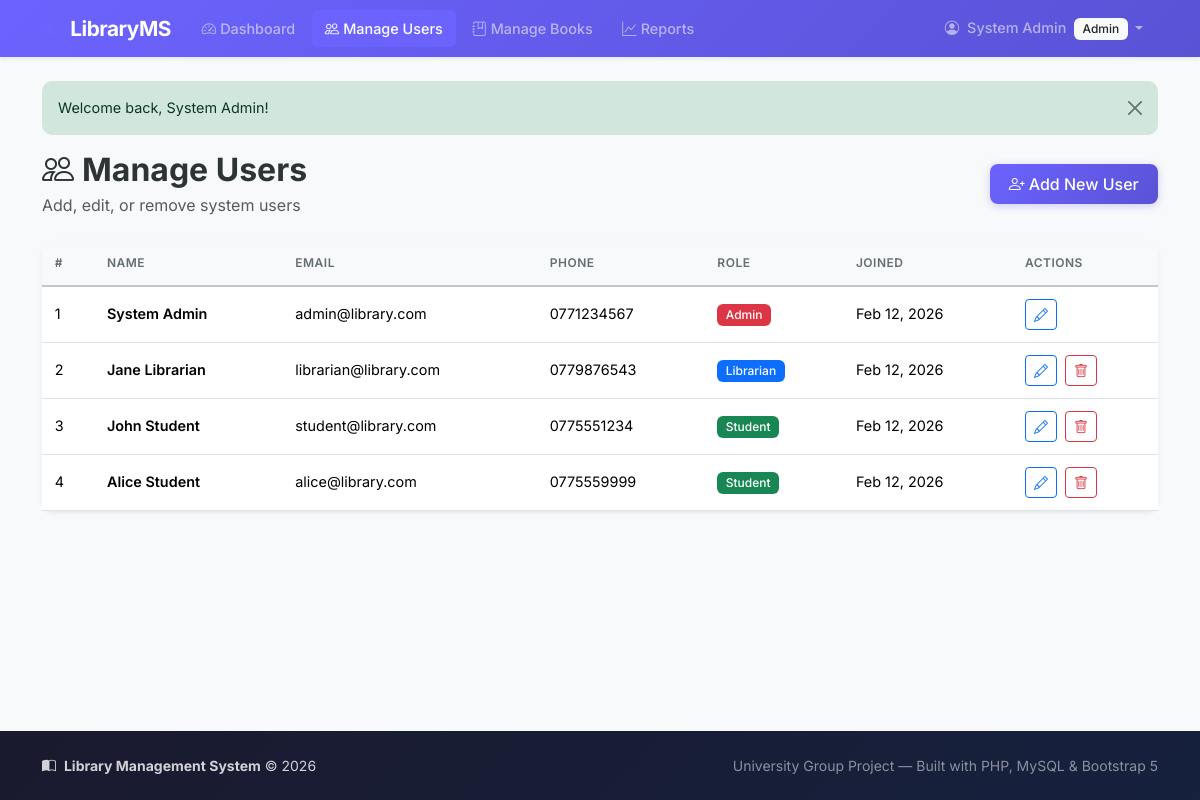
/admin/manage_users.php (signed in), run on the app's committed database.
### tables this page shows
CREATE TABLE IF NOT EXISTS `users` (
    `id` INT AUTO_INCREMENT PRIMARY KEY,
    `name` VARCHAR(100) NOT NULL,
    `email` VARCHAR(150) NOT NULL UNIQUE,
    `password` VARCHAR(255) NOT NULL,            
    `role` ENUM('Admin', 'Librarian', 'Student') NOT NULL DEFAULT 'Student',
    `phone` VARCHAR(20) DEFAULT NULL,
    `created_at` TIMESTAMP DEFAULT CURRENT_TIMESTAMP,
    `updated_at` TIMESTAMP DEFAULT CURRENT_TIMESTAMP ON UPDATE CURRENT_TIMESTAMP
);

### admin/manage_users.php (the view, shortened to what this page needs)
<?php
require_once __DIR__ . '/../config/db.php';
$users = $conn->query("SELECT * FROM users ORDER BY created_at DESC");
require_once __DIR__ . '/../includes/header.php';
?>
<div class="d-flex justify-content-between align-items-center mb-4">
    <div>
        <h2 class="fw-bold mb-1"><i class="bi bi-people me-2"></i>Manage Users</h2>
        <p class="text-muted mb-0">Add, edit, or remove system users</p>
    </div>
    <button class="btn btn-primary-custom" data-bs-toggle="modal" data-bs-target="#addUserModal">
        <i class="bi bi-person-plus me-1"></i>Add New User
    </button>
</div>
<div class="card border-0 shadow-sm">
    <div class="card-body p-0">
        <div class="table-responsive">
            <table class="table table-hover mb-0" id="usersTable">
                <thead class="table-light">
                    <tr>
                        <th>#</th>
                        <th>Name</th>
                        <th>Email</th>
                        <th>Phone</th>
                        <th>Role</th>
                        <th>Joined</th>
                        <th>Actions</th>
                    </tr>
                </thead>
                <tbody>
                    <?php if ($users->num_rows > 0): ?>
                        <?php while ($user = $users->fetch_assoc()): ?>
                            <tr>
                                <td><?php echo $user['id']; ?></td>
                                <td class="fw-semibold"><?php echo sanitize($user['name']); ?></td>
                                <td><?php echo sanitize($user['email']); ?></td>
                                <td><?php echo sanitize($user['phone'] ?? '—'); ?></td>
                                <td>
                                    <?php
                                    $roleBadge = 'secondary';
                                    if ($user['role'] === 'Admin') $roleBadge = 'danger';
                                    elseif ($user['role'] === 'Librarian') $roleBadge = 'primary';
                                    elseif ($user['role'] === 'Student') $roleBadge = 'success';
                                    ?>
                                    <span class="badge bg-<?php echo $roleBadge; ?>"><?php echo sanitize($user['role']); ?></span>
                                </td>
                                <td><?php echo date('M d, Y', strtotime($user['created_at'])); ?></td>
                                <td>
                                    <button class="btn btn-sm btn-outline-primary me-1"
                                            data-bs-toggle="modal" data-bs-target="#editUserModal"
                                            data-id="<?php echo $user['id']; ?>"
                                            data-name="<?php echo sanitize($user['name']); ?>"
                                            data-email="<?php echo sanitize($user['email']); ?>"
                                            data-phone="<?php echo sanitize($user['phone'] ?? ''); ?>"
                                            data-role="<?php echo sanitize($user['role']); ?>">
                                        <i class="bi bi-pencil"></i>
                                    </button>
                                    <?php if ($user['id'] != $_SESSION['user_id']): ?>
                                        <a href="?delete=<?php echo $user['id']; ?>"
                                           class="btn btn-sm btn-outline-danger delete-confirm"
                                           data-name="<?php echo sanitize($user['name']); ?>">
                                            <i class="bi bi-trash"></i>
                                        </a>
                                    <?php endif; ?>
                                </td>
                            </tr>
                        <?php endwhile; ?>
                    <?php else: ?>
                        <tr>
                            <td colspan="7" class="text-center py-4 text-muted">No users found.</td>
                        </tr>
                    <?php endif; ?>
                </tbody>
            </table>
        </div>
    </div>
</div>
<?php require_once __DIR__ . '/../includes/footer.php'; ?>

### assets/css/style.css (style rules this page uses)
:root { --primary-color: #6c63ff; --primary-hover: #5a52d5; --primary-light: rgba(108, 99, 255, 0.1); --dark-bg: #1a1a2e; --dark-bg-light: #16213e; --text-primary: #2d3436; --text-muted: #636e72; --border-color: #e9ecef; --card-shadow: 0 2px 12px rgba(0, 0, 0, 0.08); --card-hover-shadow: 0 8px 25px rgba(0, 0, 0, 0.12); --transition-speed: 0.3s; }
body { font-family: 'Inter', -apple-system, BlinkMacSystemFont, 'Segoe UI', sans-serif; color: var(--text-primary); background-color: #f8f9fa; min-height: 100vh; display: flex; flex-direction: column; }
h1, h2, h3, h4, h5, h6 { font-weight: 600; }
a { color: var(--primary-color); transition: color var(--transition-speed); }
.btn-primary-custom { background: linear-gradient(135deg, var(--primary-color), var(--primary-hover)); border: none; color: #fff; font-weight: 500; padding: 0.5rem 1.2rem; border-radius: 8px; transition: all var(--transition-speed); box-shadow: 0 2px 8px rgba(108, 99, 255, 0.3); }
.card { border-radius: 12px; transition: all var(--transition-speed); }
.table { font-size: 0.9rem; }
.table thead th { font-weight: 600; text-transform: uppercase; font-size: 0.75rem; letter-spacing: 0.5px; color: var(--text-muted); border-bottom-width: 2px; padding: 0.8rem; }
.table tbody td { vertical-align: middle; padding: 0.75rem 0.8rem; }
.badge { font-weight: 500; font-size: 0.75rem; padding: 0.4em 0.7em; border-radius: 6px; }

### data on the page
users: id "1", name "System Admin", email "admin@library.com", phone "0771234567", role "Admin", created_at "Feb 12, 2026"
users: id "2", name "Jane Librarian", email "librarian@library.com", phone "0779876543", role "Librarian", created_at "Feb 12, 2026"
users: id "3", name "John Student", email "student@library.com", phone "0775551234", role "Student", created_at "Feb 12, 2026"
users: id "4", name "Alice Student", email "alice@library.com", phone "0775559999", role "Student", created_at "Feb 12, 2026"

### other printed values
$_SESSION['name'] "System Admin"
$_SESSION['role'] "Admin"
$msg "Welcome back, System Admin!"
